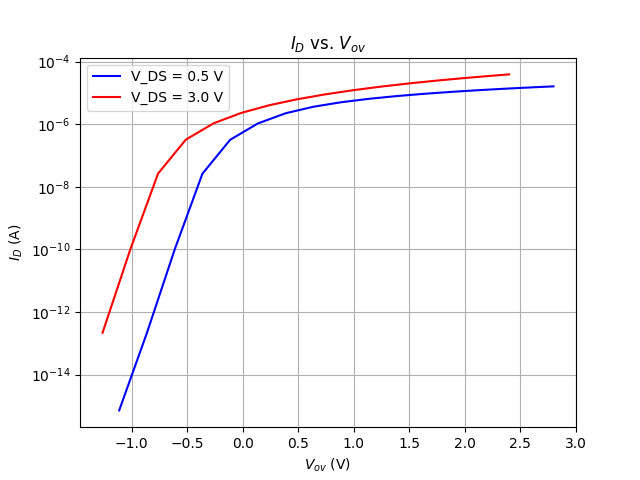

Write the Python code that produced this figure.
import csv
import numpy as np
import matplotlib.pyplot as plt

V_T1 = 1.7
V_T2 = 2.1

# Read in data from csv file
with open('p1-1/data.csv', 'r') as f:
    reader = csv.reader(f)
    data1 = list(reader)

for i in range(len(data1)):
    if i == 0:
        continue
    data1[i] = [float(x) for x in data1[i]]

# Extract data
Vov1 = [row[0] - V_T1 for row in data1[30:]]
I_D1 = [row[1] for row in data1[30:]]

with open('p1-2/data.csv', 'r') as f:
    reader = csv.reader(f)
    data2 = list(reader)

for i in range(len(data2)):
    if i == 0:
        continue
    data2[i] = [float(x) for x in data2[i]]

# Extract data
Vov2 = [row[0] - V_T2 for row in data2[53:]]
I_D2 = [row[1] for row in data2[53:]]

# Plot data
plt.plot(Vov1, I_D1, 'b-', label='V_DS = 0.5 V')
plt.plot(Vov2, I_D2, 'r-', label='V_DS = 3.0 V')
plt.legend()
plt.xlabel('$V_{ov}$ (V)')
plt.ylabel('$I_D$ (A)')
plt.yscale('log')
plt.title('$I_D$ vs. $V_{ov}$')
plt.grid()
plt.savefig('I_Vov.png')
